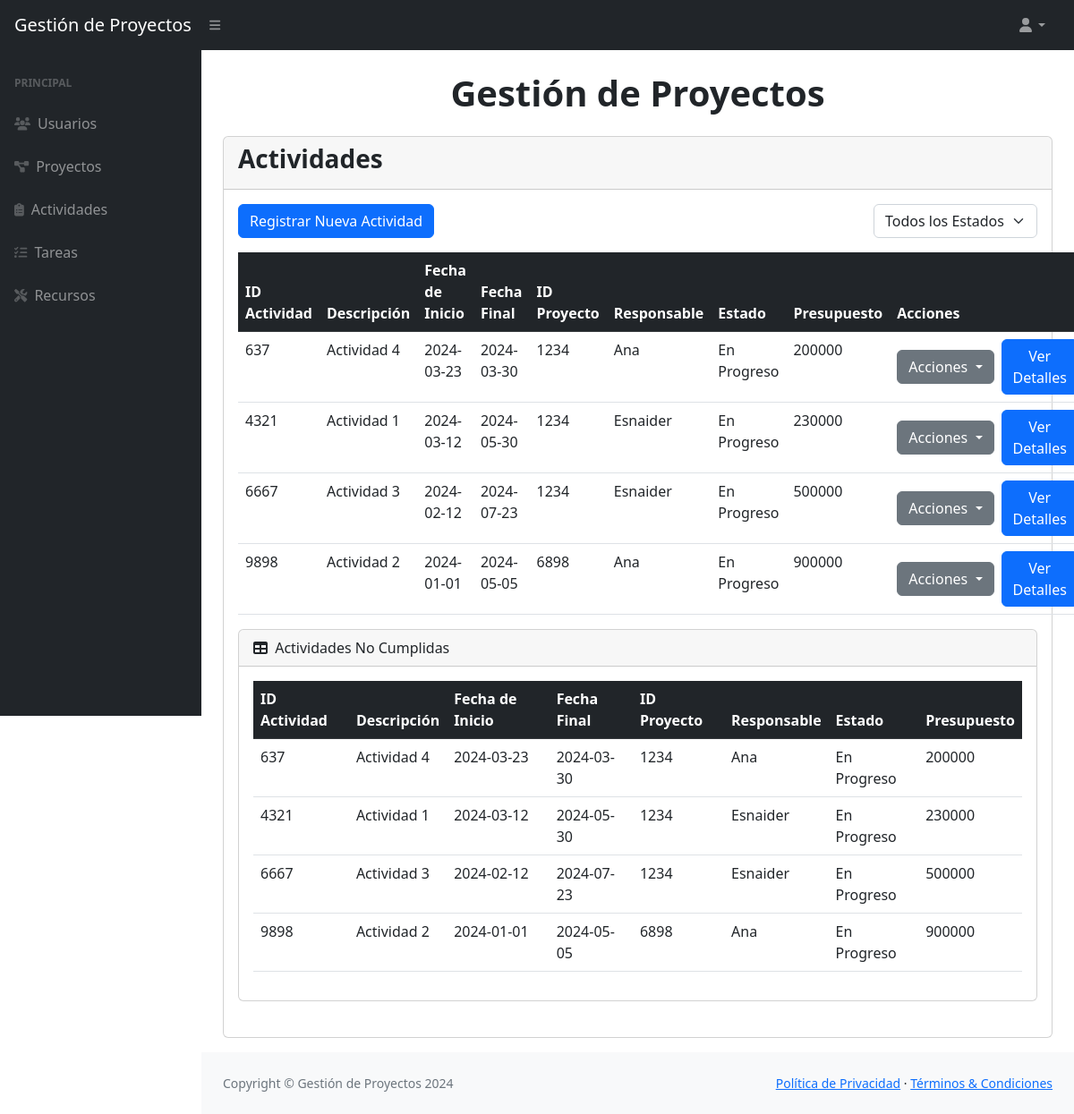
/views/dashboardActivity.php (signed in), run on the app's committed database.
### tables this page shows
CREATE TABLE `actividades` (
  `id_actividad` int(11) NOT NULL,
  `descripcion` text DEFAULT NULL,
  `fecha_inicio` date DEFAULT NULL,
  `fecha_final` date DEFAULT NULL,
  `id_proyecto` int(11) DEFAULT NULL,
  `responsable` int(11) DEFAULT NULL,
  `estado` text DEFAULT NULL,
  `presupuesto` decimal(10,0) DEFAULT NULL
);

CREATE TABLE `personas` (
  `id_persona` int(11) NOT NULL,
  `nombre` text DEFAULT NULL,
  `apellidos` text DEFAULT NULL,
  `direccion` text DEFAULT NULL,
  `telefono` text DEFAULT NULL,
  `sexo` char(1) DEFAULT NULL,
  `fecha_nacimiento` date DEFAULT NULL,
  `profesion` text DEFAULT NULL,
  `rol` varchar(20) DEFAULT 'trabajador',
  `password` varchar(255) DEFAULT NULL
);

### views/dashboardActivity.php (the view, shortened to what this page needs)
<?php
require '../models/updateStatus.php';
$queryNoCumplidas = "SELECT a.*, p.nombre AS nombre_responsable FROM actividades a LEFT JOIN personas p ON a.responsable = p.id_persona WHERE a.fecha_final < CURDATE() AND a.estado != 'Completada'";
$stmtNoCumplidas = $pdo->prepare($queryNoCumplidas);
$stmtNoCumplidas->execute();
$actividadesNoCumplidas = $stmtNoCumplidas->fetchAll(PDO::FETCH_ASSOC);
?>
<!DOCTYPE html>
<html lang="es">
<head>
    <link href="https://cdn.jsdelivr.net/npm/simple-datatables@7.1.2/dist/style.min.css" rel="stylesheet" />
    <link href="../css/styles.css" rel="stylesheet" />
</head>
<body class="sb-nav-fixed">
    <nav class="sb-topnav navbar navbar-expand navbar-dark bg-dark">
        <a class="navbar-brand ps-3" href="index.html">Gestión de Proyectos</a>
        <button class="btn btn-link btn-sm order-1 order-lg-0 me-4 me-lg-0" id="sidebarToggle" href="#!"><i
                class="fas fa-bars"></i></button>
        <ul class="navbar-nav ms-auto ms-md-0 me-3 me-lg-4">
            <li class="nav-item dropdown">
                <a class="nav-link dropdown-toggle" id="navbarDropdown" href="#" role="button" data-bs-toggle="dropdown"
                    aria-expanded="false"><i class="fas fa-user fa-fw"></i></a>
            </li>
        </ul>
    </nav>
    <div id="layoutSidenav">
        <div id="layoutSidenav_nav">
            <nav class="sb-sidenav accordion sb-sidenav-dark" id="sidenavAccordion">
                <div class="sb-sidenav-menu">
                    <div class="nav">
                        <div class="sb-sidenav-menu-heading">Principal</div>
                        <a class="nav-link" href="../views/dashboardUser.php">
                            <div class="sb-nav-link-icon"><i class="fas fa-users"></i></div>
                            Usuarios
                        </a>
                        <a class="nav-link" href="../views/dashboardProject.php">
                            <div class="sb-nav-link-icon"><i class="fas fa-project-diagram"></i></div>
                            Proyectos
                        </a>
                        <a class="nav-link" href="../views/dashboardActivity.php">
                            <div class="sb-nav-link-icon"><i class="fas fa-clipboard-list"></i></div>
                            Actividades
                        </a>
                        <a class="nav-link" href="../views/dashboardTask.php">
                            <div class="sb-nav-link-icon"><i class="fas fa-tasks"></i></div>
                            Tareas
                        </a>
                        <a class="nav-link" href="../views/dashboardResource.php">
                            <div class="sb-nav-link-icon"><i class="fas fa-tools"></i></div>
                            Recursos
                        </a>
                    </div>
                </div>
            </nav>
        </div>
        <div id="layoutSidenav_content">
            <main>
                <div class="container-fluid px-4">
                    <br>
                    <h1 class="mb-4 text-center fw-bold">Gestión de Proyectos</h1>
                    <div class="card mb-3">
                        <div class="card-header">
                            <h2 class="fw-bold h3">Actividades</h2>
                        </div>
                        <div class="card-body">
                            <div class="d-flex justify-content-between mb-3">
                                <a href="createActivityForm.php" class="btn btn-primary">Registrar Nueva
                                    Actividad</a>
                                <form action="" method="GET">
                                    <div class="input-group">
                                        <select class="form-select" name="filtro_estado" onchange="this.form.submit()">
                                            <option value="">Todos los Estados</option>
                                        </select>
                                    </div>
                                </form>
                            </div>
                            <div class="table-responsive" style="overflow: visible;">
                                <table class="table">
                                    <thead class="table-dark">
                                        <tr>
                                            <th>ID Actividad</th>
                                            <th>Descripción</th>
                                            <th>Fecha de Inicio</th>
                                            <th>Fecha Final</th>
                                            <th>ID Proyecto</th>
                                            <th>Responsable</th>
                                            <th>Estado</th>
                                            <th>Presupuesto</th>
                                            <th>Acciones</th>
                                        </tr>
                                    </thead>
                                    <tbody>
                                        <?php
                                        include '../db_conexion.php';
                                        $filtro_estado = isset($_GET['filtro_estado']) ? $_GET['filtro_estado'] : '';
                                        $query = "SELECT a.*, p.nombre AS nombre_responsable FROM actividades a LEFT JOIN personas p ON a.responsable = p.id_persona";
                                        if (!empty($filtro_estado)) {
                                            $query .= " WHERE a.estado = :estado";
                                            $stmt = $pdo->prepare($query);
                                            $stmt->bindParam(':estado', $filtro_estado);
                                        } else {
                                            $stmt = $pdo->query($query);
                                        }
                                        $stmt->execute();
                                        while ($row = $stmt->fetch(PDO::FETCH_ASSOC)) {
                                            echo "<tr>";
                                            echo "<td>" . htmlspecialchars($row['id_actividad']) . "</td>";
                                            echo "<td>" . htmlspecialchars($row['descripcion']) . "</td>";
                                            echo "<td>" . htmlspecialchars($row['fecha_inicio']) . "</td>";
                                            echo "<td>" . htmlspecialchars($row['fecha_final']) . "</td>";
                                            echo "<td>" . htmlspecialchars($row['id_proyecto']) . "</td>";
                                            echo "<td>" . htmlspecialchars($row['nombre_responsable']) . "</td>";
                                            echo "<td>" . htmlspecialchars($row['estado']) . "</td>";
                                            echo "<td>" . htmlspecialchars($row['presupuesto']) . "</td>";
                                            echo "<td class='d-flex align-items-center'>
                <div class='dropdown'>
                    <button class='btn btn-secondary dropdown-toggle' type='button' id='dropdownMenuButton" . $row['id_actividad'] . "' data-bs-toggle='dropdown' aria-expanded='false'>
                        Acciones
                    </button>
                    <ul class='dropdown-menu' aria-labelledby='dropdownMenuButton" . $row['id_actividad'] . "'>
                        <li><a class='dropdown-item' href='updateActivityForm.php?id=" . $row['id_actividad'] . "'>Actualizar</a></li>
                        <li><a class='dropdown-item' href='assignResourceActivity.php?id=" . $row['id_actividad'] . "'>Asignar Recurso</a></li>
                        <li><a class='dropdown-item' href='assignPersonActivity.php?id=" . $row['id_actividad'] . "'>Asignar Personal</a></li>
                    </ul>
                </div>
                <a class='btn btn-primary ms-2' href='ActivityDetails.php?id=" . $row['id_actividad'] . "'>Ver Detalles</a>
              </td>";
                                            echo "</tr>";
                                        }
                                        ?>
                                    </tbody>
                                </table>
                            </div>
                            <div class="card mb-4">
                                <div class="card-header">
                                    <i class="fas fa-table me-1"></i>
                                    Actividades No Cumplidas
                                </div>
                                <div class="card-body">
                                    <div class="table-responsive">
                                        <table class="table">
                                            <thead class="table-dark">
                                                <tr>
                                                    <th>ID Actividad</th>
                                                    <th>Descripción</th>
                                                    <th>Fecha de Inicio</th>
                                                    <th>Fecha Final</th>
                                                    <th>ID Proyecto</th>
                                                    <th>Responsable</th>
                                                    <th>Estado</th>
                                                    <th>Presupuesto</th>
                                                </tr>
                                            </thead>
                                            <tbody>
                                                <?php if (count($actividadesNoCumplidas) > 0): ?>
                                                    <?php foreach ($actividadesNoCumplidas as $actividad): ?>
                                                        <tr>
                                                            <td><?php echo htmlspecialchars($actividad['id_actividad']); ?></td>
                                                            <td><?php echo htmlspecialchars($actividad['descripcion']); ?></td>
                                                            <td><?php echo htmlspecialchars($actividad['fecha_inicio']); ?></td>
                                                            <td><?php echo htmlspecialchars($actividad['fecha_final']); ?></td>
                                                            <td><?php echo htmlspecialchars($actividad['id_proyecto']); ?></td>
                                                            <td><?php echo htmlspecialchars($actividad['nombre_responsable']); ?>
                                                            </td>
                                                            <td><?php echo htmlspecialchars($actividad['estado']); ?></td>
                                                            <td><?php echo htmlspecialchars($actividad['presupuesto']); ?></td>
                                                        </tr>
                                                    <?php endforeach; ?>
                                                <?php endif; ?>
                                            </tbody>
                                        </table>
                                    </div>
                                </div>
                            </div>
                        </div>
                    </div>
                </div>
            </main>
            <footer class="py-4 bg-light mt-auto">
                <div class="container-fluid px-4">
                    <div class="d-flex align-items-center justify-content-between small">
                        <div class="text-muted">Copyright &copy; Gestión de Proyectos 2024</div>
                        <div>
                            <a href="#">Política de Privacidad</a>
                            &middot;
                            <a href="#">Términos & Condiciones</a>
                        </div>
                    </div>
            </footer>
        </div>
    </div>
</body>
</html>

### data on the page
actividades: id_actividad "637", descripcion "Actividad 4", fecha_inicio "2024-03-23", fecha_final "2024-03-30", id_proyecto "1234", responsable.nombre "Ana", estado "En Progreso", presupuesto "200000"
actividades: id_actividad "4321", descripcion "Actividad 1", fecha_inicio "2024-03-12", fecha_final "2024-05-30", id_proyecto "1234", responsable.nombre "Esnaider", estado "En Progreso", presupuesto "230000"
actividades: id_actividad "6667", descripcion "Actividad 3", fecha_inicio "2024-02-12", fecha_final "2024-07-23", id_proyecto "1234", responsable.nombre "Esnaider", estado "En Progreso", presupuesto "500000"
actividades: id_actividad "9898", descripcion "Actividad 2", fecha_inicio "2024-01-01", fecha_final "2024-05-05", id_proyecto "6898", responsable.nombre "Ana", estado "En Progreso", presupuesto "900000"
